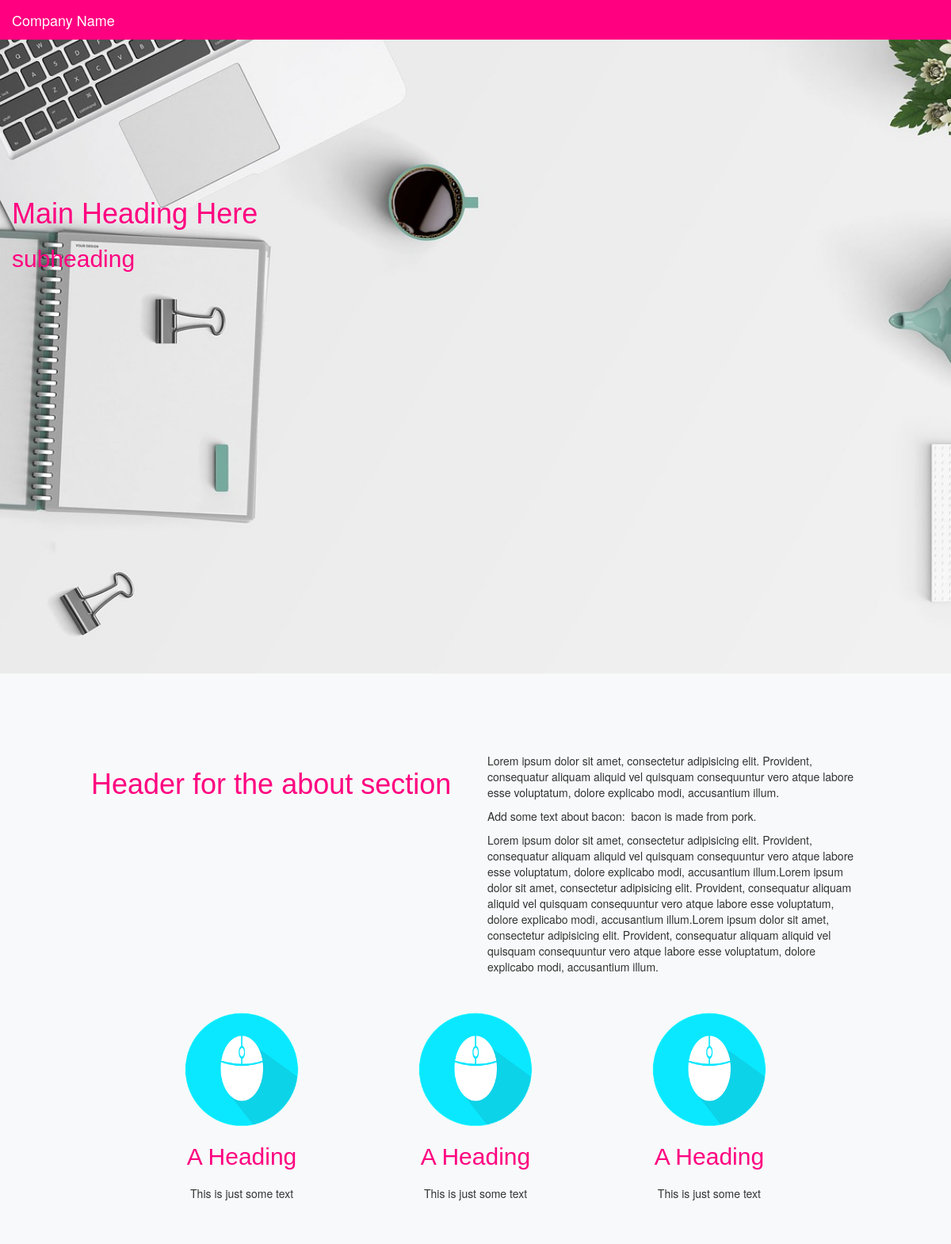
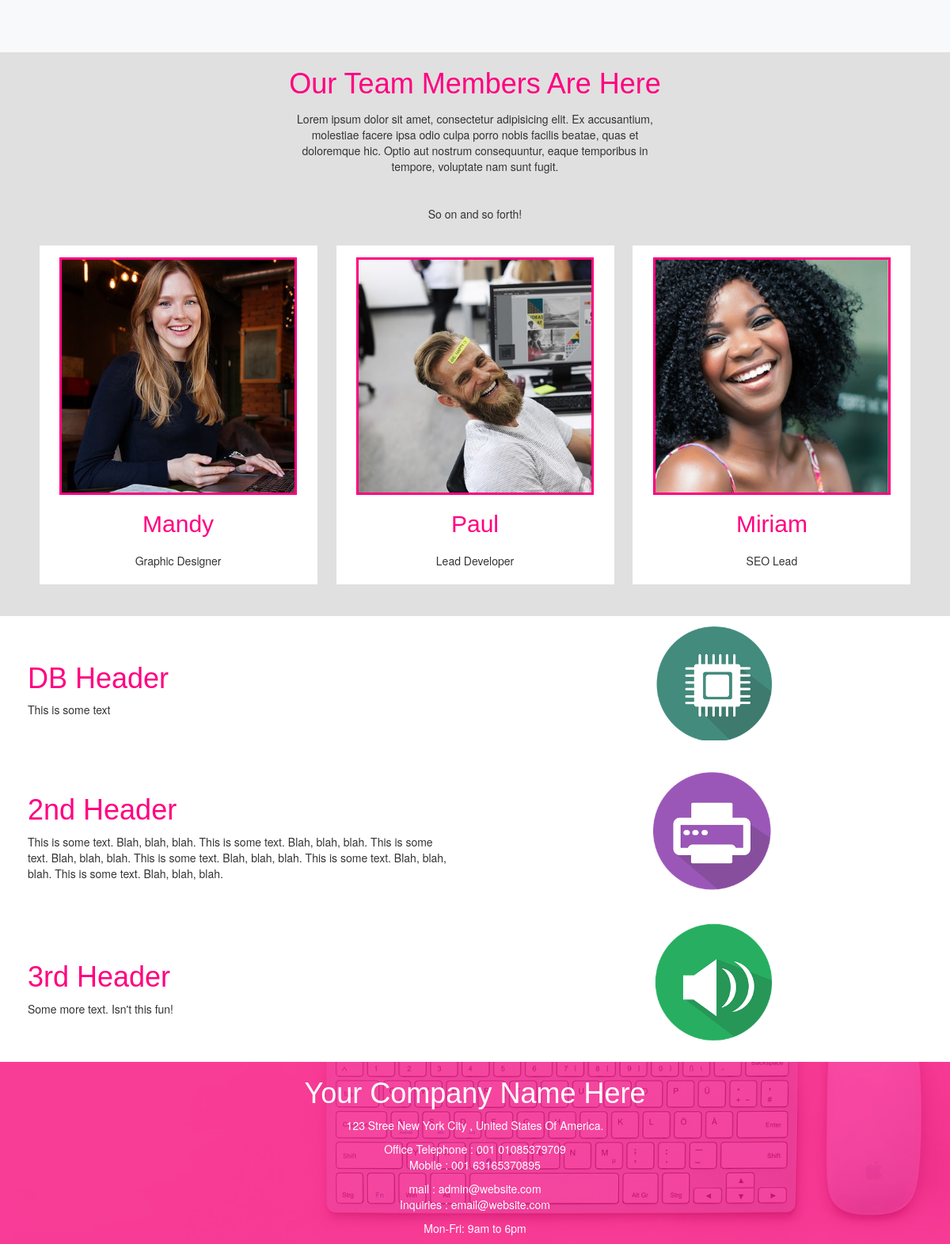
The page / on the database its author committed (2 pictures, top to bottom).
### tables this page shows
CREATE TABLE `singular_content` (
  `element` varchar(111) NOT NULL,
  `text_content` text NOT NULL,
  `background_image` text NOT NULL
);

CREATE TABLE `about_post_types` (
  `id` int(11) NOT NULL,
  `featured_image` text NOT NULL,
  `heading` text NOT NULL,
  `text` text NOT NULL
);

CREATE TABLE `team_post_types` (
  `id` int(11) NOT NULL,
  `name` varchar(100) NOT NULL,
  `photo` text NOT NULL,
  `title` varchar(225) NOT NULL
);

CREATE TABLE `portfolio_post_type` (
  `id` int(11) NOT NULL,
  `header` varchar(100) NOT NULL,
  `text` text NOT NULL,
  `featured_image` text NOT NULL
);

### index.php (the view, shortened to what this page needs)
<?php include "admin/includes/db.php"; ?>
<?php include "admin/includes/functions.php"; ?>
<!DOCTYPE html>
<html lang="en">
<head>
<link rel="stylesheet" href="https://maxcdn.bootstrapcdn.com/bootstrap/3.3.7/css/bootstrap.min.css">
<link rel="stylesheet" href="css/style.css">
</head>
<body onresize="getDimensions()">
    <div class="nav-container">
        <nav class="navbar navbar-default">
              <a class="navbar-brand" href="#"><?php dynamic_content('company_name'); ?></a>
        </nav>
    </div>
    <div class="container-fluid">
        <section id="hero">
            <div class="col-sm-12">
                <h1><?php dynamic_content('hero_section'); ?></h1>
                <h2><?php dynamic_content('hero_subheading'); ?></h2>
            </div>
        </section>
        <section id="about">
            <div class="container-fluid">
                 <div>
                    <div class="col-sm-6">
                        <h1 class="header"><?php dynamic_content('about_heading'); ?></h1>
                    </div>
                    <div class="col-sm-6 text">
                        <?php dynamic_content('about_text'); ?>
                    </div>
                </div>
                <div class="col-md-12 panelx-container">
                    <?php $result = select_all_table_content('about_post_types'); ?>
                    <?php while($row = mysqli_fetch_assoc($result)) : ?>
                        <div class="panelx">
                            <img class="featured_image" src="<?php echo $row['featured_image']; ?>" alt="">
                            <h2><?php echo $row['heading']; ?></h2>
                            <p><?php echo $row['text']; ?></p>
                        </div>
                    <?php endwhile; ?>
                </div>
            </div>
        </section>
       <section id="team">
           <div class="container-fluid">
               <h1 class="section_header"><?php dynamic_content('team_section_header'); ?></h1>
               <div class="col-md-6 col-md-offset-3 section_description">
                   <?php dynamic_content('team_section_description'); ?>
               </div>
               <div class="col-md-12 panelx-container">
                    <?php $result = select_all_table_content('team_post_types'); ?>
                    <?php while($row = mysqli_fetch_assoc($result)) : ?>
                        <div class="panelx">
                            <img class="featured_image" src="<?php echo $row['photo']; ?>" alt="">
                            <h2><?php echo $row['name']; ?></h2>
                            <p><?php echo $row['title']; ?></p>
                        </div>
                    <?php endwhile; ?>
                </div>
           </div>
       </section>
       <section id="portfolio">
              <?php $result = select_all_table_content('portfolio_post_type'); ?>
              <?php while($row = mysqli_fetch_assoc($result)) : ?>
                  <div class="wrapper">
                    <div class="text">
                       <h1><?php echo $row['header']; ?></h1>
                        <?php echo $row['text']; ?>
                    </div>
                    <div class="image">
                        <img id="portfolio_image0" src="<?php echo $row['featured_image']; ?>" alt="">
                    </div>
              </div>
              <?php endwhile; ?>
       </section>
    </div>
    <section id="contact">
        <div class="col-sm-12">
            <h1><?php dynamic_content('contact_section'); ?></h1>
            <span><?php dynamic_content('contact_text'); ?></span>
        </div>
    </section>
</body>
</html>

### admin/includes/functions.php (shortened to what this page needs)
<?php
function dynamic_content($dynamic_element){
    global $connection;
    $query = "SELECT * FROM singular_content WHERE element = '$dynamic_element'";
    $result = mysqli_query($connection, $query);
    $text_content = mysqli_fetch_assoc($result);
    echo $text_content['text_content'];
}
function select_all_table_content($table){
    global $connection;
    $query = "SELECT * FROM $table";
    $result = mysqli_query($connection, $query);
    return $result;
}
?>

### css/style.css (style rules this page uses)
html, body { margin: 0; padding: 0; width: 100%; height: 100%; }
body { max-width: 2000px; margin: auto; }
div { overflow: hidden; }
section { overflow: hidden; }
h1, h2 { color: #61BB07; font-family: 'Merriweather Sans', sans-serif; }
.nav-container { overflow: hidden; }
.navbar { margin: 0; }
.navbar { border-radius: 0; background: linear-gradient(to right, #5C9320, #63C600); border: none; }
.navbar-default .navbar-brand, .navbar-nav>li>a { color: #fff !important; }
.container-fluid { padding: 0; margin: 0; }
.panelx { background: transparent; display: inline-block; margin: auto; vertical-align: top; width: 30%; max-width: 400px; }
.panelx img { margin: auto; display: block; width: 90%; max-width: 150px; }
.panelx p { padding: 10px; }
section#hero { height: 100vh; }
section#hero .col-sm-12 { margin-top: 15%; }
section#about { background: #F8F9FA; padding: 100px; text-align: center; }
section#about .header { text-align: left; overflow: hidden; }
section#about .text { text-align: left; }
section#about .panelx { display: inline-block; width: 30%; max-width: 400px; overflow: hidden; margin-top: 35px; }
section#team { background: #E0E0E0; text-align: center; padding-bottom: 25px; }
section#team .section_description { padding: 5px 65px; }
section#team .panelx { background: #fff; padding-top: 15px; margin: 15px 10px !important; }
section#team .panelx img { max-width: 300px; border: 3px solid #61BB07; }
section#portfolio .wrapper { display: table; width: 100%; margin-bottom: 15px; }
section#portfolio .text { display: table-cell; vertical-align: middle; padding: 0 35px; width: 48%; }
section#portfolio .image { display: table-cell; text-align: center; width: 48%; padding: 10px; }
section#portfolio .image img { width: 100%; max-width: 150px; }
section#contact { text-align: center; color: #fff; }
section#contact h1 { color: #fff !important; }

### rows shown on the page
singular_content: text_content "Company Name"
singular_content: text_content "Main Heading Here"
singular_content: text_content "subheading"
singular_content: text_content "Header for the about section"
singular_content: text_content "Lorem ipsum dolor sit amet, consectetur adipisicing elit. Provident, consequatur aliquam aliquid vel quisquam consequuntur vero atque labore esse voluptatum, dolore explicabo modi, accusantium illum. Add some text about bacon: bacon is made from pork. Lorem ipsum dolor sit amet, consectetur adipisicing elit. Provident, consequatur aliquam aliquid vel quisquam consequuntur vero atque labore esse voluptatum, dolore explicabo modi, accusantium illum.Lorem ipsum dolor sit amet, consectetur adipisicing elit. Provident, consequatur aliquam aliquid vel quisquam consequuntur vero atque labore esse voluptatum, dolore explicabo modi, accusantium illum.Lorem ipsum dolor sit amet, consectetur…"
about_post_types: featured_image (picture), heading "A Heading", text "This is just some text"
about_post_types: featured_image (picture), heading "A Heading", text "This is just some text"
about_post_types: featured_image (picture), heading "A Heading", text "This is just some text"
singular_content: text_content "Our Team Members Are Here"
singular_content: text_content "Lorem ipsum dolor sit amet, consectetur adipisicing elit. Ex accusantium, molestiae facere ipsa odio culpa porro nobis facilis beatae, quas et doloremque hic. Optio aut nostrum consequuntur, eaque temporibus in tempore, voluptate nam sunt fugit. So on and so forth!"
team_post_types: photo (picture), name "Mandy", title "Graphic Designer"
team_post_types: photo (picture), name "Paul", title "Lead Developer"
team_post_types: photo (picture), name "Miriam", title "SEO Lead"
portfolio_post_type: header "DB Header", text "This is some text", featured_image (picture)
portfolio_post_type: header "2nd Header", text "This is some text. Blah, blah, blah. This is some text. Blah, blah, blah. This is some text. Blah, blah, blah. This is some text. Blah, blah, blah. This is some text. Blah, blah, blah. This is some text. Blah, blah, blah.", featured_image (picture)
portfolio_post_type: header "3rd Header", text "Some more text. Isn't this fun!", featured_image (picture)
singular_content: text_content "Your Company Name Here"
singular_content: text_content "123 Stree New York City , United States Of America. Office Telephone : 001 01085379709 Mobile : 001 63165370895 mail : admin@website.com Inquiries : email@website.com Mon-Fri: 9am to 6pm"
